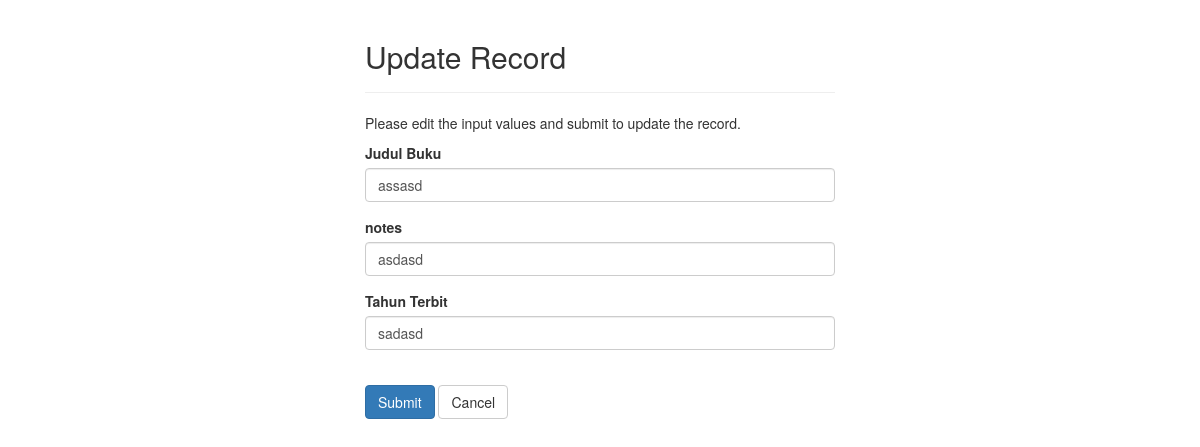
/update.php?no=1, run on the app's committed database.
### tables this page shows
CREATE TABLE `notes` (
  `no` int(11) NOT NULL,
  `judul` varchar(255) NOT NULL,
  `notes` text NOT NULL,
  `kategori` varchar(255) NOT NULL
);

### update.php (the view, shortened to what this page needs)
<?php
require_once "config.php";
$judul = $notes = $kategori =  "";
$judul_err = $notes_err = $kategori_err = "";
if(isset($_POST["no"]) && !empty($_POST["no"])){
    $no = $_POST["no"];
    $input_judul = trim($_POST["judul"]);
    if(empty($input_judul)){
        $name_err = "Please enter a judul.";
    } elseif(!filter_var($input_judul, FILTER_VALIDATE_REGEXP, array("options"=>array("regexp"=>"/^[a-zA-Z\s]+$/")))){
        $judul_err = "Please enter a valid judul.";
    } else{
        $judul = $input_judul;
    }
    $input_notes = trim($_POST["notes"]);
    if(empty($input_notes)){
        $notes_err = "Please enter an notes.";
    } else{
        $notes = $input_notes;
    }
    $input_kategori = trim($_POST["kategori"]);
    if(empty($input_kategori)){
        $kategori_err = "Please enter an kategori.";
    } else{
        $kategori = $input_kategori;
    }
    if (empty($judul_err) && empty($notes_err) && empty($kategori_err)) {
        $sql = "UPDATE notes SET judul=?, notes=?, kategori=? WHERE no=?";
        if($stmt = mysqli_prepare($link, $sql)){
            mysqli_stmt_bind_param($stmt, "sss", $param_judul, $param_notes, $param_kategori);
            $param_judul = $judul;
            $param_notes = $notes;
            $param_kategori = $kategori;
            if(mysqli_stmt_execute($stmt)){
                header("location: index.php");
                exit();
            } else{
                echo "Something went wrong. Please try again later.";
            }
        }
        mysqli_stmt_close($stmt);
    }
    mysqli_close($link);
} else{
    if(isset($_GET["no"]) && !empty(trim($_GET["no"]))){
        $sql = "SELECT * FROM notes WHERE no = ?";
        if($stmt = mysqli_prepare($link, $sql)){
            mysqli_stmt_bind_param($stmt, "i", $param_no);
            if(mysqli_stmt_execute($stmt)){
                $result = mysqli_stmt_get_result($stmt);
                if(mysqli_num_rows($result) == 1){
                    $row = mysqli_fetch_array($result, MYSQLI_ASSOC);
                    $judul = $row['judul'];
                $notes = $row['notes'];
                $kategori = $row['kategori'];
                } else{
                    header("location: error.php");
                    exit();
                }
            } else{
                echo "Oops! Something went wrong. Please try again later.";
            }
        }
    }  else{
        header("location: error.php");
        exit();
    }
}
?>
<!DOCTYPE html>
<html lang="en">
<head>
    <link rel="stylesheet" href="https://maxcdn.bootstrapcdn.com/bootstrap/3.3.7/css/bootstrap.css">
</head>
<body>
    <div class="wrapper">
        <div class="container-fluid">
            <div class="row">
                <div class="col-md-12">
                    <div class="page-header">
                        <h2>Update Record</h2>
                    </div>
                    <p>Please edit the input values and submit to update the record.</p>
                    <form action="<?php echo htmlspecialchars($_SERVER["PHP_SELF"]); ?>" method="post">
                        <div class="form-group <?php echo (!empty($judul_err)) ? 'has-error' : ''; ?>">
                            <label>Judul Buku</label>
                            <input type="text" name="judul" class="form-control" value="<?php echo $judul; ?>">
                        </div>
                        <div class="form-group <?php echo (!empty($notes_err)) ? 'has-error' : ''; ?>">
                            <label>notes</label>
                            <input type="text" name="notes" class="form-control" value="<?php echo $notes; ?>">
                        </div>
                        <div class="form-group <?php echo (!empty($kategori_err)) ? 'has-error' : ''; ?>">
                            <label>Tahun Terbit</label>
                            <input type="text" name="kategori" class="form-control" value="<?php echo $kategori; ?>">
                        </div>
                        <br>
                        <input type="submit" class="btn btn-primary" value="Submit">
                        <a href="index.php" class="btn btn-default">Cancel</a>
                    </form>
                </div>
            </div>
        </div>
    </div>
</body>
</html>

### update.php (style rules this page uses)
.wrapper { width: 500px; margin: 0 auto; }

### data on the page
notes: judul "assasd", notes "asdasd", kategori "sadasd"
